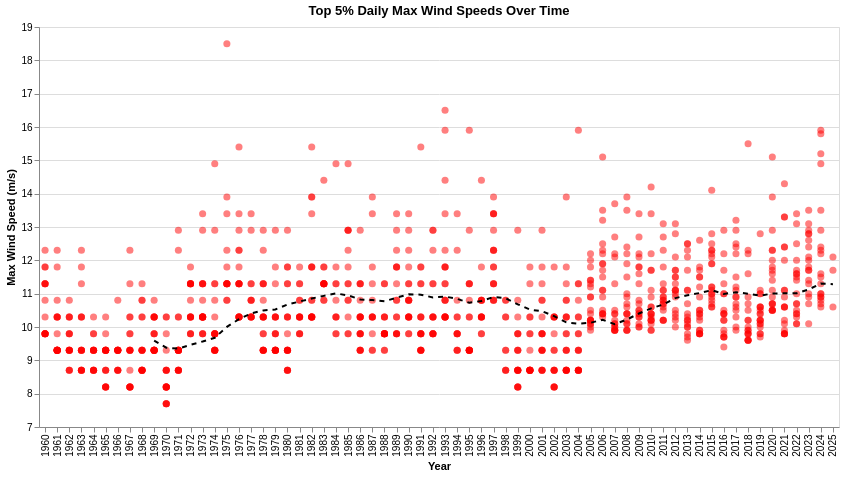

Notebook code for this chart:
### Code cell
#Create the scatter plot for top 5% wind speeds
scatter = alt.Chart(df_extreme).mark_circle(size=50, opacity=0.5, color="red").encode(
    x=alt.X("year:O", title="Year"),  # Discrete years
    y=alt.Y("max_wind_speed:Q", title="Max Wind Speed (m/s)", scale=alt.Scale(zero=False)),  # Continuous wind speed
    tooltip=["date", "max_wind_speed"]
)

#Compute 10-year rolling average for trend line
df_trend = df_extreme.groupby("year")["max_wind_speed"].mean().rolling(10).mean().reset_index()

#Create the trend line
trend = alt.Chart(df_trend).mark_line(color="black", strokeDash=[5,5]).encode(
    x=alt.X("year:O"),
    y=alt.Y("max_wind_speed:Q", title="Max Wind Speed (m/s)")
)

#Combine both plots
alt.layer(scatter, trend).properties(
    title="Top 5% Daily Max Wind Speeds Over Time",
    width=800,
    height=400
)

### Figure 1 — Vega-Lite specification as saved in the notebook (floating-point values rounded to 4 significant figures; data arrays with more than 128 entries replaced by an {"elided": "..."} marker saying what was removed)
{"config": {"view": {"continuousWidth": 300, "continuousHeight": 300}}, "layer": [{"data": {"name": "data-7e94793ad5d24c8015ee902e09b3c4e1"}, "mark": {"type": "circle", "color": "red", "opacity": 0.5, "size": 50}, "encoding": {"tooltip": [{"field": "date", "type": "temporal"}, {"field": "max_wind_speed", "type": "quantitative"}], "x": {"field": "year", "title": "Year", "type": "ordinal"}, "y": {"field": "max_wind_speed", "scale": {"zero": false}, "title": "Max Wind Speed (m/s)", "type": "quantitative"}}}, {"data": {"name": "data-8f3b149fc106aa6dc7b62f5d58c6840a"}, "mark": {"type": "line", "color": "black", "strokeDash": [5, 5]}, "encoding": {"x": {"field": "year", "type": "ordinal"}, "y": {"field": "max_wind_speed", "title": "Max Wind Speed (m/s)", "type": "quantitative"}}}], "height": 400, "title": "Top 5% Daily Max Wind Speeds Over Time", "width": 800, "$schema": "https://vega.github.io/schema/vega-lite/v5.20.1.json", "datasets": {"data-7e94793ad5d24c8015ee902e09b3c4e1": {"elided": "1087 records"}, "data-8f3b149fc106aa6dc7b62f5d58c6840a": [{"year": 1960, "max_wind_speed": null}, {"year": 1961, "max_wind_speed": null}, {"year": 1962, "max_wind_speed": null}, {"year": 1963, "max_wind_speed": null}, {"year": 1964, "max_wind_speed": null}, {"year": 1965, "max_wind_speed": null}, {"year": 1966, "max_wind_speed": null}, {"year": 1967, "max_wind_speed": null}, {"year": 1968, "max_wind_speed": null}, {"year": 1969, "max_wind_speed": 9.59}, {"year": 1970, "max_wind_speed": 9.379}, {"year": 1971, "max_wind_speed": 9.351}, {"year": 1972, "max_wind_speed": 9.466}, {"year": 1973, "max_wind_speed": 9.565}, {"year": 1974, "max_wind_speed": 9.676}, {"year": 1975, "max_wind_speed": 10.0}, {"year": 1976, "max_wind_speed": 10.24}, {"year": 1977, "max_wind_speed": 10.41}, {"year": 1978, "max_wind_speed": 10.5}, {"year": 1979, "max_wind_speed": 10.53}, {"year": 1980, "max_wind_speed": 10.67}, {"year": 1981, "max_wind_speed": 10.76}, {"year": 1982, "max_wind_speed": 10.85}, {"year": 1983, "max_wind_speed": 10.93}, {"year": 1984, "max_wind_speed": 11.01}, {"year": 1985, "max_wind_speed": 10.95}, {"year": 1986, "max_wind_speed": 10.82}, {"year": 1987, "max_wind_speed": 10.81}, {"year": 1988, "max_wind_speed": 10.77}, {"year": 1989, "max_wind_speed": 10.88}, {"year": 1990, "max_wind_speed": 10.98}, {"year": 1991, "max_wind_speed": 10.97}, {"year": 1992, "max_wind_speed": 10.89}, {"year": 1993, "max_wind_speed": 10.91}, {"year": 1994, "max_wind_speed": 10.84}, {"year": 1995, "max_wind_speed": 10.73}, {"year": 1996, "max_wind_speed": 10.78}, {"year": 1997, "max_wind_speed": 10.9}, {"year": 1998, "max_wind_speed": 10.86}, {"year": 1999, "max_wind_speed": 10.68}, {"year": 2000, "max_wind_speed": 10.52}, {"year": 2001, "max_wind_speed": 10.47}, {"year": 2002, "max_wind_speed": 10.33}, {"year": 2003, "max_wind_speed": 10.14}, {"year": 2004, "max_wind_speed": 10.1}, {"year": 2005, "max_wind_speed": 10.13}, {"year": 2006, "max_wind_speed": 10.22}, {"year": 2007, "max_wind_speed": 10.08}, {"year": 2008, "max_wind_speed": 10.22}, {"year": 2009, "max_wind_speed": 10.41}, {"year": 2010, "max_wind_speed": 10.56}, {"year": 2011, "max_wind_speed": 10.68}, {"year": 2012, "max_wind_speed": 10.87}, {"year": 2013, "max_wind_speed": 10.95}, {"year": 2014, "max_wind_speed": 11.02}, {"year": 2015, "max_wind_speed": 11.11}, {"year": 2016, "max_wind_speed": 10.99}, {"year": 2017, "max_wind_speed": 11.04}, {"year": 2018, "max_wind_speed": 11.0}, {"year": 2019, "max_wind_speed": 10.94}, {"year": 2020, "max_wind_speed": 11.0}, {"year": 2021, "max_wind_speed": 11.01}, {"year": 2022, "max_wind_speed": 11.01}, {"year": 2023, "max_wind_speed": 11.13}, {"year": 2024, "max_wind_speed": 11.3}, {"year": 2025, "max_wind_speed": 11.28}]}}
